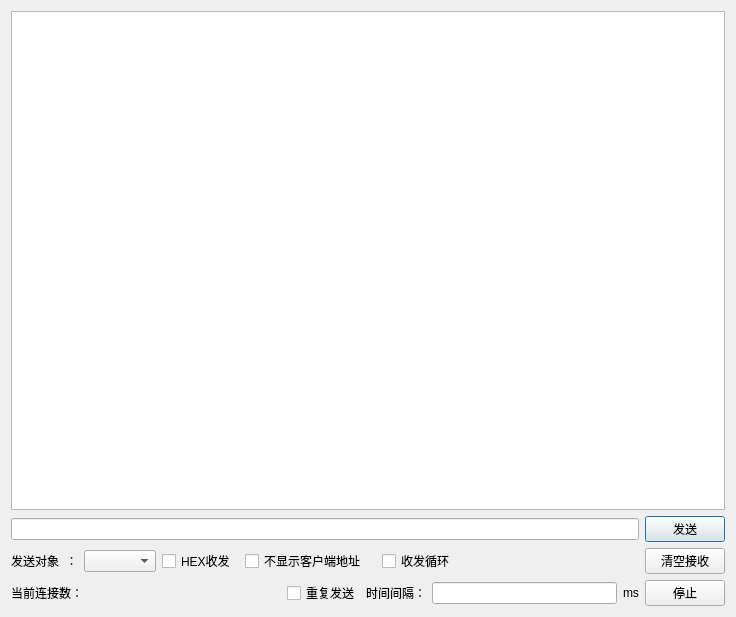
<?xml version="1.0" encoding="UTF-8"?>
<ui version="4.0">
 <class>Dialog</class>
 <widget class="QDialog" name="Dialog">
  <property name="windowModality">
   <enum>Qt::NonModal</enum>
  </property>
  <property name="geometry">
   <rect>
    <x>0</x>
    <y>0</y>
    <width>736</width>
    <height>617</height>
   </rect>
  </property>
  <property name="windowTitle">
   <string>TCP服务器</string>
  </property>
  <layout class="QGridLayout" name="gridLayout">
   <item row="0" column="0">
    <layout class="QVBoxLayout" name="verticalLayout">
     <item>
      <widget class="QTextBrowser" name="textBrowser"/>
     </item>
     <item>
      <layout class="QHBoxLayout" name="horizontalLayout_3">
       <item>
        <widget class="QLineEdit" name="lineEditMsg"/>
       </item>
       <item>
        <widget class="QPushButton" name="btnSend">
         <property name="text">
          <string>发送</string>
         </property>
        </widget>
       </item>
      </layout>
     </item>
     <item>
      <layout class="QHBoxLayout" name="horizontalLayout_2">
       <item>
        <widget class="QLabel" name="label_2">
         <property name="text">
          <string>发送对象  ：</string>
         </property>
        </widget>
       </item>
       <item>
        <widget class="QComboBox" name="comboBoxObj"/>
       </item>
       <item>
        <widget class="QCheckBox" name="checkBoxHex">
         <property name="text">
          <string>HEX收发 </string>
         </property>
        </widget>
       </item>
       <item>
        <widget class="QCheckBox" name="checkBoxHideIP">
         <property name="text">
          <string>不显示客户端地址   </string>
         </property>
        </widget>
       </item>
       <item>
        <widget class="QCheckBox" name="checkBoxCycle">
         <property name="text">
          <string>收发循环</string>
         </property>
        </widget>
       </item>
       <item>
        <spacer name="horizontalSpacer_2">
         <property name="orientation">
          <enum>Qt::Horizontal</enum>
         </property>
         <property name="sizeHint" stdset="0">
          <size>
           <width>40</width>
           <height>20</height>
          </size>
         </property>
        </spacer>
       </item>
       <item>
        <widget class="QPushButton" name="btnClear">
         <property name="text">
          <string>清空接收</string>
         </property>
        </widget>
       </item>
      </layout>
     </item>
     <item>
      <layout class="QHBoxLayout" name="horizontalLayout">
       <item>
        <widget class="QLabel" name="label">
         <property name="text">
          <string>当前连接数：</string>
         </property>
        </widget>
       </item>
       <item>
        <widget class="QLabel" name="labelNum">
         <property name="text">
          <string/>
         </property>
        </widget>
       </item>
       <item>
        <spacer name="horizontalSpacer">
         <property name="orientation">
          <enum>Qt::Horizontal</enum>
         </property>
         <property name="sizeHint" stdset="0">
          <size>
           <width>40</width>
           <height>20</height>
          </size>
         </property>
        </spacer>
       </item>
       <item>
        <widget class="QCheckBox" name="checkBoxLoop">
         <property name="text">
          <string>重复发送</string>
         </property>
        </widget>
       </item>
       <item>
        <widget class="QLabel" name="label_3">
         <property name="text">
          <string>时间间隔：</string>
         </property>
        </widget>
       </item>
       <item>
        <widget class="QLineEdit" name="lineEditLoopTime"/>
       </item>
       <item>
        <widget class="QLabel" name="label_4">
         <property name="text">
          <string>ms</string>
         </property>
        </widget>
       </item>
       <item>
        <widget class="QPushButton" name="btnStopLoop">
         <property name="text">
          <string>停止</string>
         </property>
        </widget>
       </item>
      </layout>
     </item>
    </layout>
   </item>
  </layout>
 </widget>
 <layoutdefault spacing="6" margin="11"/>
 <resources/>
 <connections/>
</ui>
